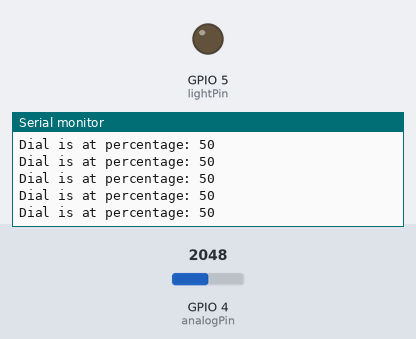
A program run on a simulated ESP32. Parts: output pins drawn as LEDs (lit = HIGH), the last lines printed to the serial monitor. The inputs (shaded band) are chosen by the test bench; at power-on: GPIO 4 (analogPin) = 2048.

Above: at 1.2 s.
1.3 s: GPIO 4 (analogPin) set to 4057
At 2.0 s:
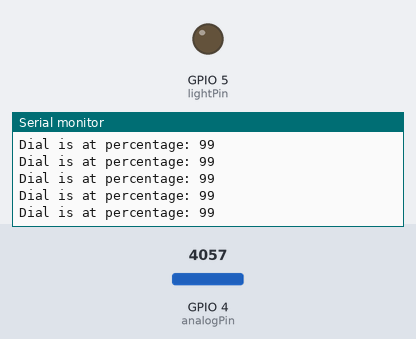
4.3 s: GPIO 4 (analogPin) set to 4095
At 5.3 s:
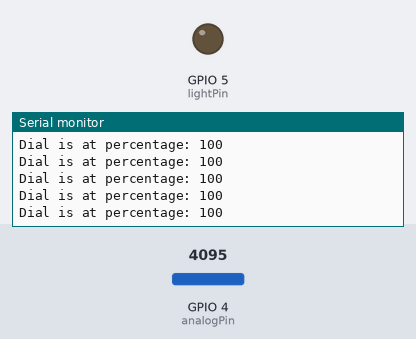
Timing chart, 0 to 5.9 s (numbered marks = the images above; inputs shaded):
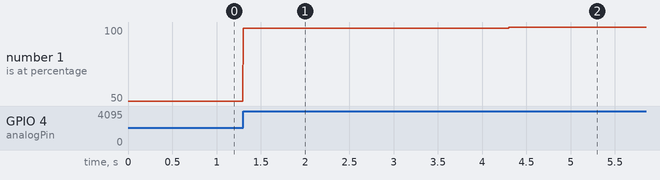

The program:

main.cpp
```cpp
#include <Arduino.h>

std::array<int, 5> heartRate{};
std::array<int, 5> altRate{};
int currentHeartrate = 0;
int lightPin = 5;
int analogPin = 4;
hw_timer_t *My_timer = NULL;
int ekgDial;
bool displayMode;
void IRAM_ATTR onTimer();
void setup() {
  // put your setup code here, to run once:
  Serial.begin(115200);
  pinMode(lightPin, OUTPUT);
  heartRate = {6, 10, 25, 8, 3};
  altRate = {25, 15, 30, 3, 14};
  displayMode = false;

  Serial.print("Size of array is: ");
  Serial.println(sizeof(heartRate) / sizeof(heartRate[0]));
  My_timer = timerBegin(0, 80, true);
  timerAttachInterrupt(My_timer, &onTimer, true);
  timerAlarmWrite(My_timer, 10000000, true);
  timerAlarmEnable(My_timer); //Just Enable

}

void loop() {
  // put your main code here, to run repeatedly:
  int analogInput = analogRead(analogPin);
  double percentageDouble = (double)analogInput / 4095 * 100;
  ekgDial = (int)percentageDouble;
  if (ekgDial < 10)
  {
    ekgDial = 10;
  }

  Serial.print("Dial is at percentage: ");
  Serial.println(ekgDial);
  if (currentHeartrate == sizeof(heartRate) / sizeof(heartRate[0]))
  {
    currentHeartrate = 0;
  }
}

void IRAM_ATTR onTimer(){
  //Serial.print("Index of array: ");
  //Serial.println(currentHeartrate);
  if (displayMode == true)
  {
    int volume = ekgDial / 100;
    Serial.print(">HeartRate:");
    Serial.println(heartRate[currentHeartrate] * volume);
  }
  else{
    Serial.print(">AltRate:");
    Serial.println(heartRate[currentHeartrate]);
  }
  currentHeartrate++;


}
```

Measured:
- after the input at 1.3 s, the serial monitor: prints a new line at once (image 1)
- after the input at 4.3 s, the serial monitor: prints a new line at once (image 2)
- plotted number 1: 50 → 99 after the input at 1.3 s, 99 → 100 after the input at 4.3 s
